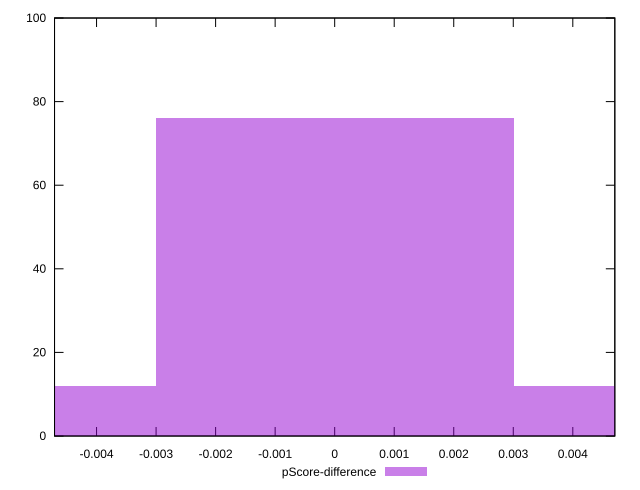

Recreate this plot in gnuplot.
reset

$pScoreDifference <<EOF
0 76
-0.006018800461263243 12
0.006018800461263243 12
EOF

set key outside below
set boxwidth 0.006018800461263243
set xrange [-0.004705882352941171:0.004705882352941171]
set yrange [0:100]
set trange [0:100]
set style fill transparent solid 0.5 noborder
set terminal svg size 640, 490 enhanced background rgb 'white'
set output "report_00014_2021-02-09T15:56:05.503Z/unused-javascript/samples/pages+cached+noadtech+nomedia/pScore-difference/histogram.svg"

plot $pScoreDifference title "pScore-difference" with boxes

reset
